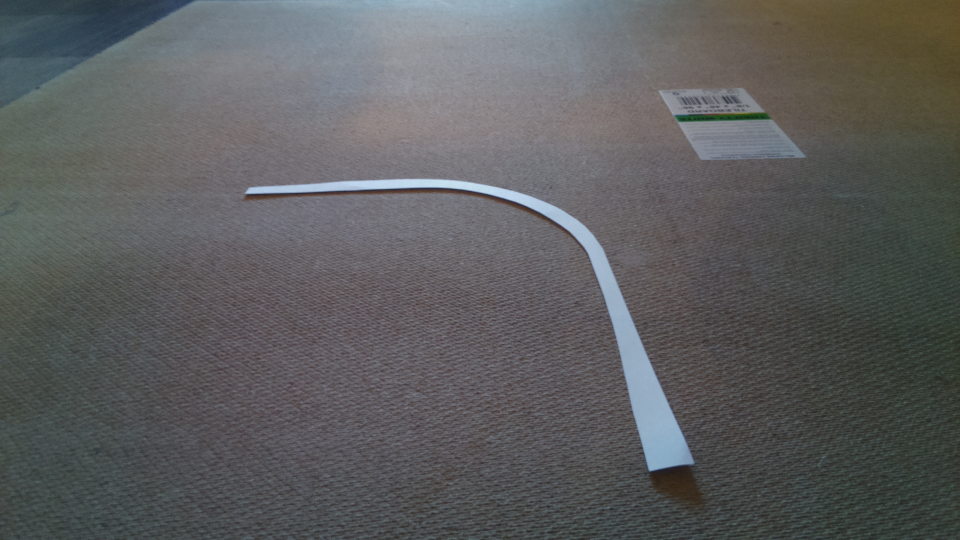
#> input picture Rasberry Pi/Histogram Equalization/test_imag.jpg, 1920 x 1080 px (shown at 1/2 size)
$ python hist_plot_test.py
#> lines starting #> are read from the running program, lines starting #| are printed output that depends on the picture
from matplotlib import pyplot as plt
import cv2
import numpy as np
from scipy.signal import argrelextrema

image = cv2.imread("test_imag.jpg", 0)
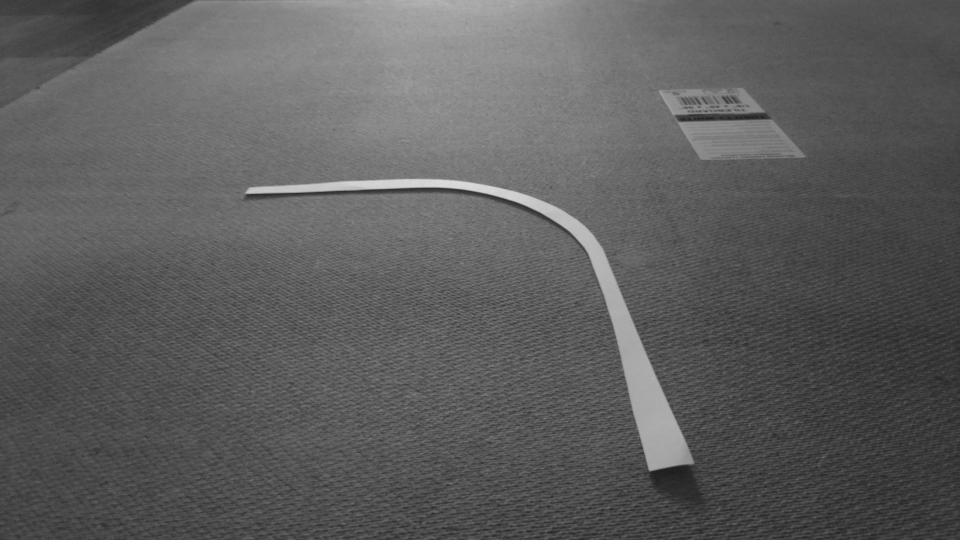
#> image: shape (1080, 1920) (shown at 1/2 size); min 25, max 221, mean 93.2
image = cv2.GaussianBlur(image, (43, 43), 0)
#image = cv2.cvtColor(image, cv2.COLOR_BGR2GRAY)
hist = cv2.calcHist([image], [0], None, [128], [0, 256])
#> hist = 128 values, max 94847 at index 39, min 0 at index 0, mean 16200
print(hist)
#> (printed output is left out)

#hist = np.convolve(hist.flatten(), np.ones((256,))/256)[255:]
hist_max = np.amax(hist)
#> hist_max = 94847

weight, mean, tot = 0, 0, 0                                     #calculate threshold using arithmetic mean
for idx, val in enumerate(hist):                                #
    if val < hist_max/20:
        hist[idx] = 0
#> this loop made 128 passes
#> val on passes 1 to 12: [0], [0], [0], [0], [0], [0], [0], [0], [0], [0], [0], [0]
#> after the loop, hist = 128 values, max 94847 at index 39, min 0 at index 0, mean 15978.8
k = 0
lowerThresh = 0
upperThresh = 255
humpStart = 0
humpMid = 0
humpEnd = 255 # end of the first big lump

flat = hist.flatten()
#> flat has the same summary as hist
# [45 lines of commented-out code are left out]


plt.figure()
plt.ion()
plt.plot(hist, 'go')
#plt.xlim([0, 256])
plt.show()
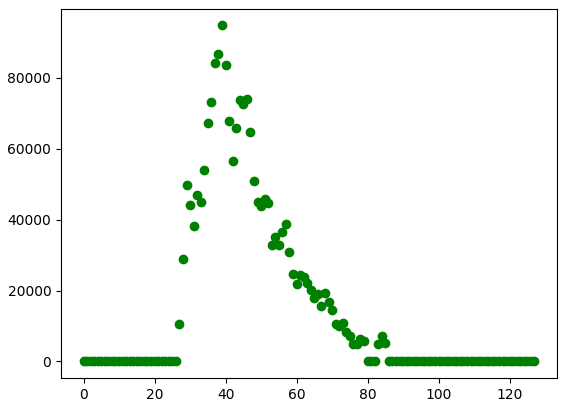
#> figure drawn by matplotlib, 1 panel; curve peaks at x = 39, y = 94847
cv2.imshow("frame", cv2.resize(image, (960, 540)))
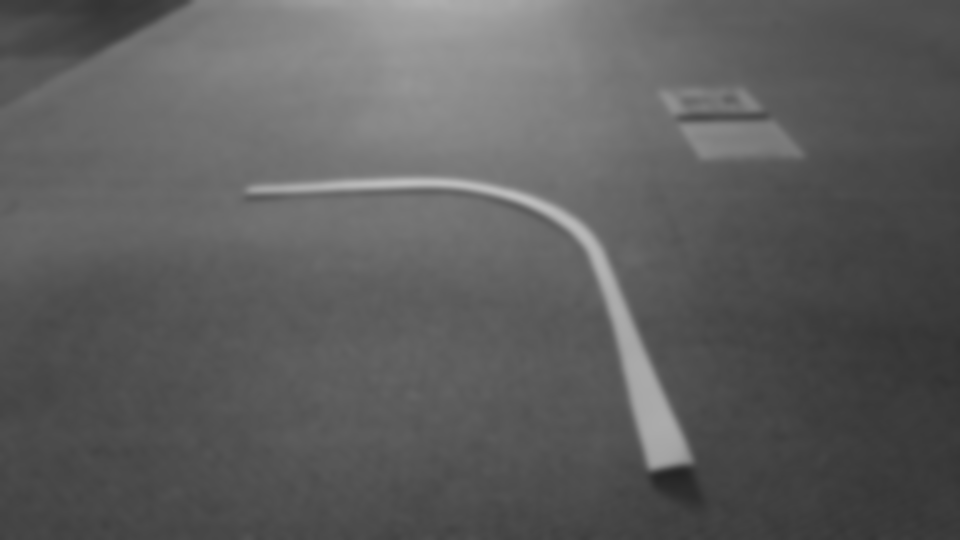
#> window 'frame': shape (540, 960); min 36, max 190, mean 93.2
cv2.waitKey(0)
